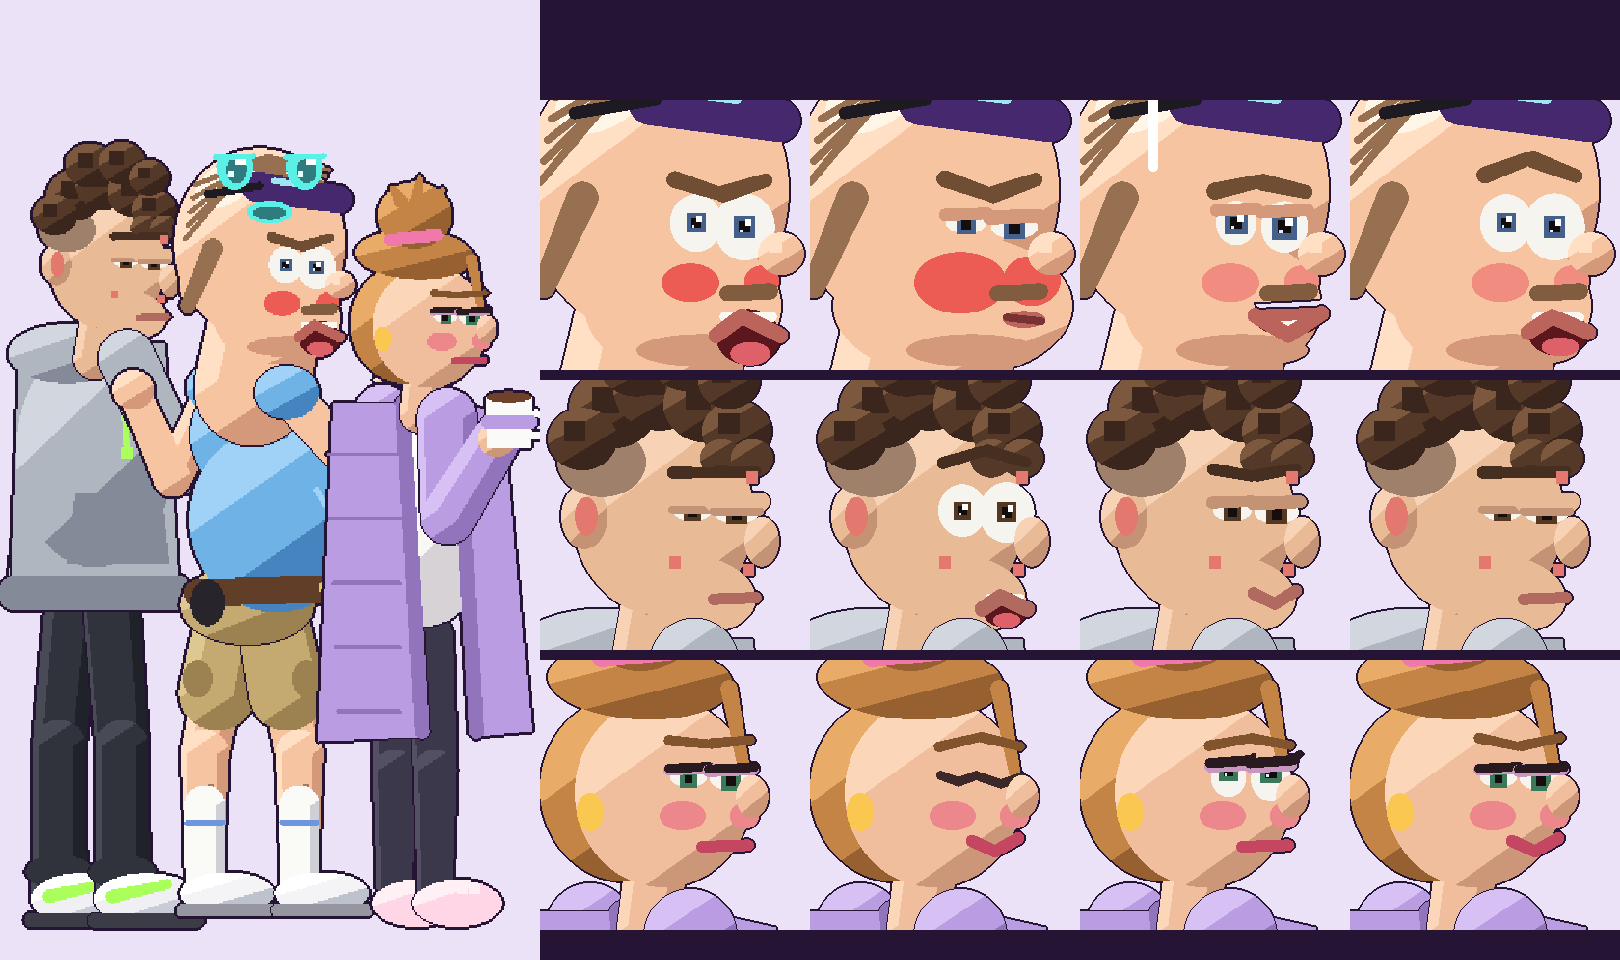

Recreate this plot in Python.
"""Model sheet of the cast, drawn by the real rig (engine/props/auracast.py) -> design/cast_sheet.png
  python3 series/aura-dad/design/cast_sheet.py"""
import sys, pathlib; sys.path.insert(0, str(pathlib.Path(__file__).resolve().parents[3] / 'engine'))
import numpy as np
from PIL import Image
import stage as ST
from stage import View, Chars
from scene import Layer
from props import auracast as A

OUT = pathlib.Path(__file__).resolve().parent / 'cast_sheet.png'


def panel(draw, Z=1.0, bg=(236, 226, 248)):
    world = np.zeros((2000, 2000, 3), np.uint8); world[:] = bg
    v = View(world, 0, 0, Z)
    ST.set_px(1)
    CH = Chars(); big = v.bg()
    draw(CH, v)
    CH.comp(big)
    return big


def row():
    def d(CH, v):
        A.kayden(CH, v.cam(60, 600, 16.5), t=0.3, expr='bored', pose=A.KPOSE['phone'], prop_n=A.phone)
        A.doug(CH, v.cam(165, 600, 16.5), t=0.3, expr='shout', pose=A.DPOSE['shout'])
        A.tammy(CH, v.cam(275, 600, 16.5), t=0.3, expr='tired', pose=A.TPOSE['mug'], prop_n=A.mug)
        L = Layer(v.wcam()); A.mirra(L, 180, 120, 9, 0.5, talk=0.5); CH.add(L)
    return panel(d)


def faces():
    out = []
    spec = [('doug', ['shout', 'mew', 'proud', 'shock'], lambda CH, cam, e: A.doug(CH, cam, expr=e, t=0.4, shine=1.0 if e == 'proud' else 0)),
            ('kayden', ['bored', 'shock', 'smirk', 'flat'], lambda CH, cam, e: A.kayden(CH, cam, expr=e, t=0.4)),
            ('tammy', ['tired', 'bliss', 'roll', 'smirk'], lambda CH, cam, e: A.tammy(CH, cam, expr=e, t=0.4))]
    for name, exprs, fn in spec:
        for e in exprs:
            box = {}
            def d(CH, v):
                cam = v.cam(140, 1300, 40); box['cam'] = cam; box['r'] = fn(CH, cam, e)
            img = panel(d)
            hp = box['cam'].p(*box['r']['head']); cx, cy = int(hp[0] * 3), int(hp[1] * 3)
            out.append(Image.fromarray(img).crop((cx - 420, cy - 400, cx + 420, cy + 440)).resize((270, 270), Image.NEAREST))
    return out


if __name__ == '__main__':
    a = Image.fromarray(row()).resize((540, 960), Image.NEAREST)
    fs = faces()
    sheet = Image.new('RGB', (540 + 270 * 4, 960), (38, 20, 52))
    sheet.paste(a, (0, 0))
    for i, f in enumerate(fs):
        sheet.paste(f, (540 + 270 * (i % 4), 100 + 280 * (i // 4)))
    sheet.save(OUT); print(OUT)
